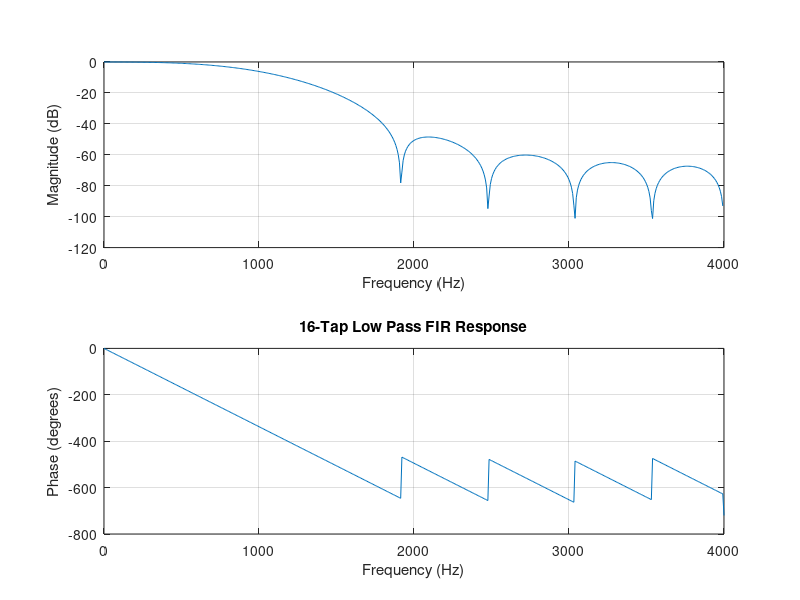

Source code (MATLAB):
clear all; clc;
fs = 8000;      % Sampling frequency 8kHz
fc = 1000;      % Cutoff frequency 1kHz  
N = 16;         % Filter order = 16 taps

% Design Low Pass FIR using Hamming window
h = fir1(N-1, fc/(fs/2), 'low', hamming(N));

% Convert to Q1.12 fixed point for hardware: multiply by 4096
Q = 12;
h_q = round(h * 2^Q);

disp('Quantized Coefficients:');
disp(h_q);

% Save to file for Verilog
fid = fopen('coeff.txt','w');
for i = 1:N
    fprintf(fid, '%d\n', h_q(i));
end
fclose(fid);

% Plot frequency response
freqz(h,1,512,fs);
title('16-Tap Low Pass FIR Response');
